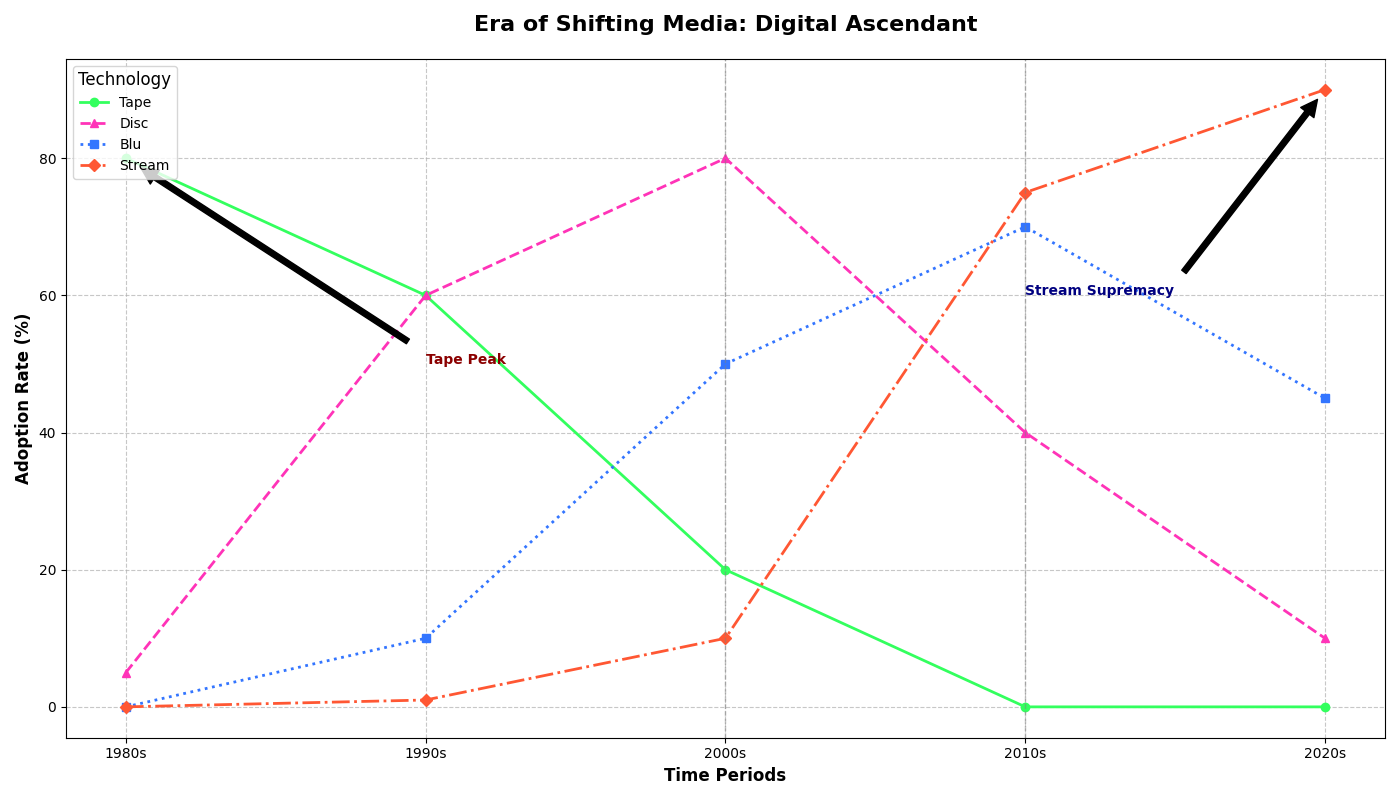

This chart was generated by the following Python code:
import matplotlib.pyplot as plt
import numpy as np

decades = np.array(['1980s', '1990s', '2000s', '2010s', '2020s'])

vhs_usage = [80, 60, 20, 0, 0]
dvd_usage = [5, 60, 80, 40, 10]
bluray_usage = [0, 10, 50, 70, 45]
digital_usage = [0, 1, 10, 75, 90]

fig, ax = plt.subplots(figsize=(14, 8))

# Swapping colors: VHS -> Blu, DVD -> Stream, Blu-ray -> Disc, Digital -> Tape
ax.plot(decades, vhs_usage, label='Tape', marker='o', linestyle='-', linewidth=2, color='#33FF5E')
ax.plot(decades, dvd_usage, label='Disc', marker='^', linestyle='--', linewidth=2, color='#FF33B8')
ax.plot(decades, bluray_usage, label='Blu', marker='s', linestyle=':', linewidth=2, color='#3375FF')
ax.plot(decades, digital_usage, label='Stream', marker='D', linestyle='-.', linewidth=2, color='#FF5733')

ax.set_title("Era of Shifting Media: Digital Ascendant", fontsize=16, fontweight='bold', pad=20)
ax.set_xlabel('Time Periods', fontsize=12, fontweight='bold')
ax.set_ylabel('Adoption Rate (%)', fontsize=12, fontweight='bold')

ax.legend(title='Technology', fontsize=10, title_fontsize='12', loc='upper left')
ax.grid(True, linestyle='--', alpha=0.7)

ax.annotate('Tape Peak', xy=('1980s', 80), xytext=('1990s', 50),
            arrowprops=dict(facecolor='black', shrink=0.05), fontsize=10, fontweight='bold', color='darkred')
ax.annotate('Stream Supremacy', xy=('2020s', 90), xytext=('2010s', 60),
            arrowprops=dict(facecolor='black', shrink=0.05), fontsize=10, fontweight='bold', color='navy')

highlight_decades = ['2000s', '2010s']
for decade in highlight_decades:
    ax.axvline(decade, color='grey', linestyle='--', linewidth=1, alpha=0.5)

plt.tight_layout()
plt.show()
